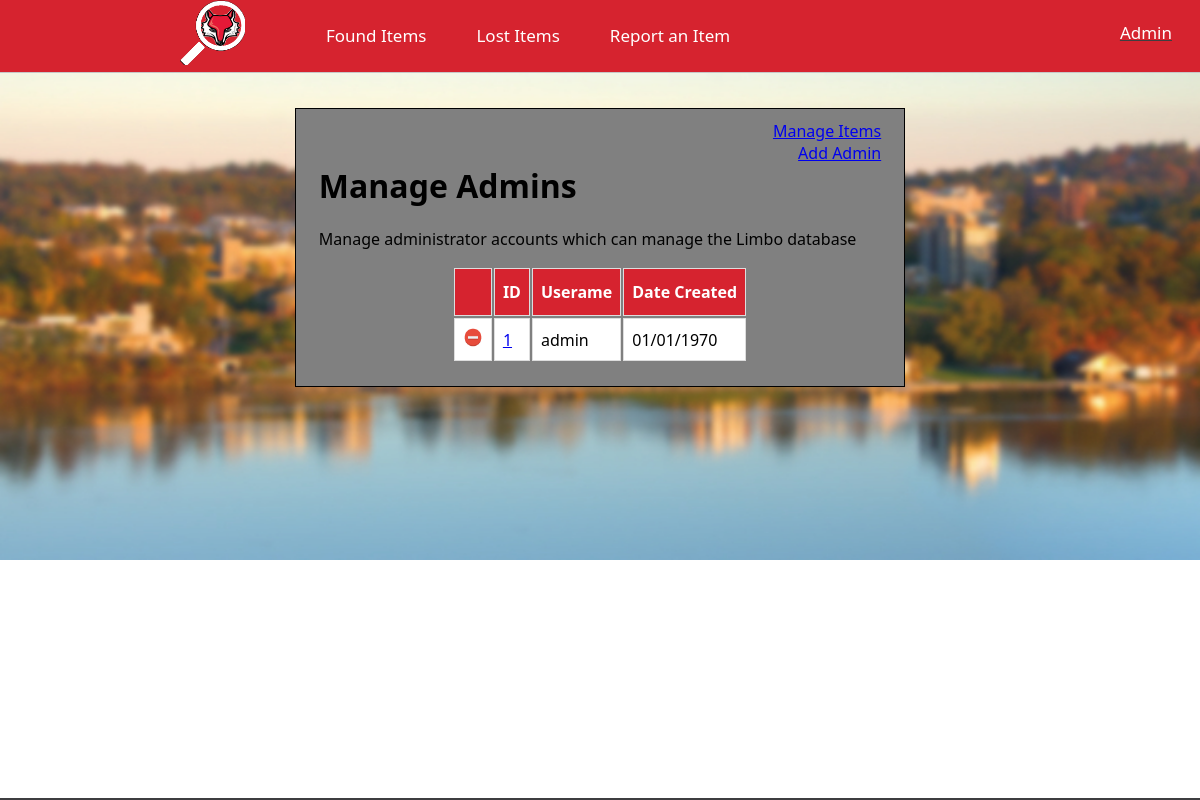
Screenshot of /localhost/limboPages/manageAdmins.php with the database file from the repository.
### tables this page shows
CREATE TABLE IF NOT EXISTS users(
	user_id 	INT 	AUTO_INCREMENT 	PRIMARY KEY,
	first_name 	text,
	last_name 	text,
	email 		text,
	pass 		text,
	reg_date 	DATETIME);

### localhost/scripts/showAdminRecords.php (the view, shortened to what this page needs)
<?php
function show_admin_records($dbc) {
	$query = "SELECT * FROM users";
	$results = mysqli_query($dbc, $query);
	if($results){
  		while ($row = mysqli_fetch_array($results, MYSQLI_ASSOC)) {
  				$alink = '<A HREF=editadmin.php?id=' . $row['user_id']  . '>' . $row['user_id'] . '</A>';
  				echo '<TR>';
	    		echo "<form action='manageAdmins.php' method='POST' name='adminDelete".$row['user_id']."'>";
	    		echo '<td><input type=\'image\' src=\'../limboPages/delete.png\' class=\'delico\' name=\'deleteID\' value=' . $row['user_id'] . '></td>';
	    		echo "</form>";
	    		echo '<td>' . $alink . '</td>';
	        	echo '<TD>' . $row['first_name'] . '</TD>';
	        	echo '<TD>' . date('m/d/Y', strtotime($row['reg_date'])) . '</TD>';
	    		echo '</TR>';
  			}
  		}
	}
?>

### localhost/limboPages/limboStyle.css (style rules this page uses)
html { font-family: "Oxygen","Oxygen","Segoe UI","Helvetica Neue",sans-serif; font-weight: 400; color: #3e3e40; }
body { margin:20; background-image:url("background.jpg"); background-repeat:no-repeat; background-size:cover; }
.qltable th, td { border: 1px solid #ddd; padding: 8px; white-space:nowrap; }
.qltable tr:nth-child(even) { background-color: white; }
.delico { width:20px; }

### rows the page displays
users: user_id "1", first_name "admin", reg_date "01/01/1970"
